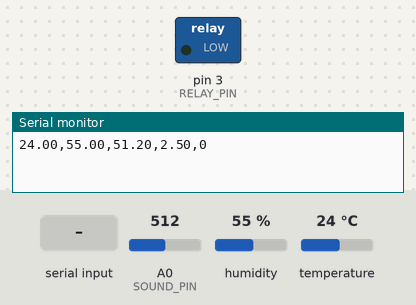
The sketch below on a simulated Arduino Uno, built with avr-gcc and run on an emulated ATmega328P. Shown: switched loads named in the sketch (green lamp = pin HIGH), the last lines printed to the serial monitor. The test bench sets the inputs (shaded band); at power-on: A0 (SOUND_PIN) = 512, humidity 55 %, temperature 24 °C.

Above: at 3.2 s.
3.3 s: "1\n" received over Serial
At 5.0 s:
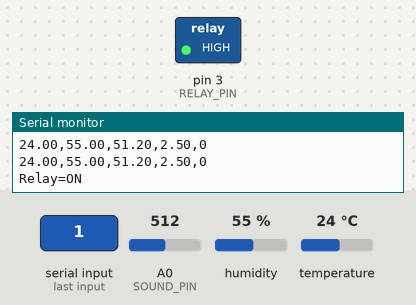
5.5 s: "0\n" received over Serial
At 6.9 s:
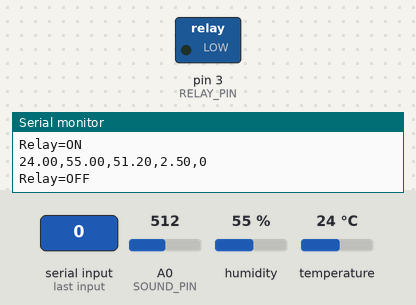
Timing chart, 0 to 8.5 s (numbered marks = the images above; inputs shaded):
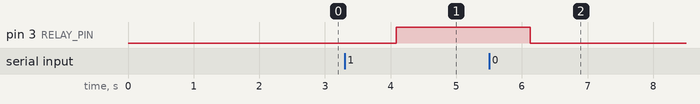

Measured:
- after the input at 3.3 s, pin 3 (RELAY_PIN): LOW → HIGH after 0.79 s
- after the input at 5.5 s, pin 3 (RELAY_PIN): HIGH → LOW after 0.63 s

The sketch:

arduino_connection_sketch.ino
```cpp
#include <DHT.h>

#define DHTPIN 2
#define DHTTYPE DHT22
#define RELAY_PIN 3
#define SOUND_PIN A0  // MAX4466 microphone OUT pin

DHT dht(DHTPIN, DHTTYPE);

// Cough detection threshold
const int COUGH_THRESHOLD = 550;

void setup() {
  Serial.begin(9600);
  dht.begin();
  pinMode(RELAY_PIN, OUTPUT);
  digitalWrite(RELAY_PIN, LOW);
  delay(2000);
}

void loop() {
  float temperature = dht.readTemperature();
  float humidity = dht.readHumidity();

  // Read sound level
  int rawSound = analogRead(SOUND_PIN);
  float soundVoltage = (rawSound / 1023.0) * 5.0;

  // SNR guess: normalized sound level (for approx.)
  float snr = rawSound / 10.0;

  // Cough detection
  int cough = rawSound > COUGH_THRESHOLD ? 1 : 0;

  if (isnan(temperature) || isnan(humidity)) {
    Serial.println("error,error,error,error,error");
  } else {
    // Expected data from Python side: temp, humidity, snr, ses, cough
    Serial.print(temperature, 2);
    Serial.print(",");
    Serial.print(humidity, 2);
    Serial.print(",");
    Serial.print(snr, 2);
    Serial.print(",");
    Serial.print(soundVoltage, 2);
    Serial.print(",");
    Serial.println(cough);
    Serial.flush();
    delay(10);
  }

  // Check relay depending on Python's response
  if (Serial.available() > 0) {
    String incomingData = Serial.readStringUntil('\n');
    incomingData.trim();
    if (incomingData == "1") {
      digitalWrite(RELAY_PIN, HIGH);
      Serial.println("Relay=ON");
    } else if (incomingData == "0") {
      digitalWrite(RELAY_PIN, LOW);
      Serial.println("Relay=OFF");
    }
  }

  delay(2000);
}
```
